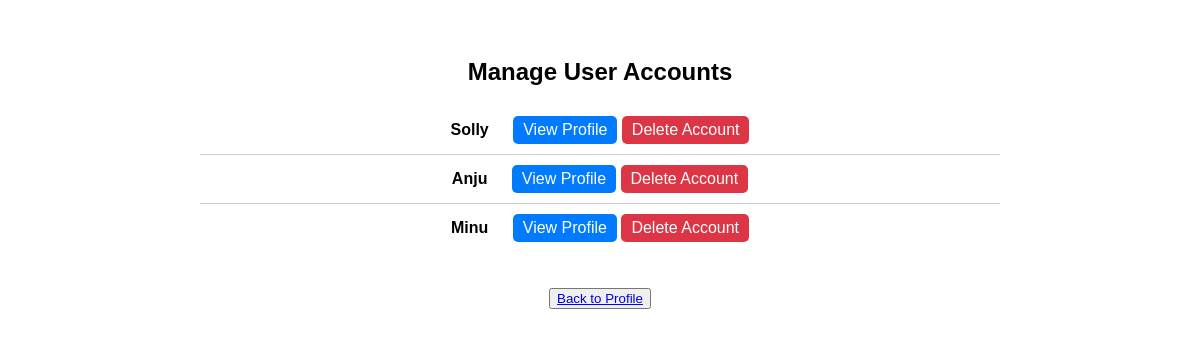
Screenshot of /manage_accounts/ (signed in) with the database file from the repository.
### myapp/models.py (models this page shows)
class CustomUser(AbstractUser):
    USER_TYPE_CHOICES = (
        ('job_seeker', 'Job Seeker'),
        ('employer', 'Employer/Recruiter'),
        ('admin', 'Admin'),
    )
    profile_completed = models.BooleanField(default=False)
    user_type = models.CharField(max_length=20, choices=USER_TYPE_CHOICES)
    phone_number = models.CharField(max_length=15, blank=True, null=True)
    gender = models.CharField(max_length=10, choices=(('male', 'Male'), ('female', 'Female'),('other', 'other')), blank=True, null=True)
    address = models.CharField(max_length=255, blank=True, null=True)

### jobs/views.py (the view)
# urls.py: path('manage_accounts/', views.manage_accounts, name='manage_accounts'),
@login_required
def manage_accounts(request):
    registered_employers = CustomUser.objects.all().filter(user_type='employer')
    return render(request, 'manage_accounts.html', {'registered_employers': registered_employers})

### templates/manage_accounts.html (shortened to what this page needs)
<!DOCTYPE html>
<html>
<head>
</head>
<body>
    <center>
    <div class="container">
        <h2>Manage User Accounts</h2>
        <ul class="employer-list">
            {% for employer in registered_employers %}
            <li class="employer-item">
                <span class="employer-name">{{ employer.username }}</span>
                <span class="employer-actions">
                    <a href="{% url 'view_employer_profile' employer.id %}" class="button">View Profile</a>
                    <a href="{% url 'delete_employer_account' employer.id %}" class="button delete-btn">Delete Account</a>
                </span>
            </li>
            {% endfor %}
        </ul>
    </div>
    <button><a href="{% url 'admin_profile' %}">Back to Profile</a></button>
</center>
</body>
</html>

### templates/manage_accounts.html (style rules this page uses)
body { font-family: Arial, sans-serif; }
.container { max-width: 800px; margin: 0 auto; padding: 20px; }
h2 { margin-top: 30px; }
.employer-list { list-style-type: none; padding: 0; margin-top: 20px; }
.employer-item { border-bottom: 1px solid #ccc; padding: 10px 0; }
.employer-item:last-child { border-bottom: none; }
.employer-name { font-weight: bold; }
.employer-actions { margin-left: 20px; }
.button { display: inline-block; padding: 5px 10px; background-color: #007bff; color: #fff; text-decoration: none; border-radius: 5px; transition: background-color 0.3s ease; }
.delete-btn { background-color: #dc3545; }

### rows the page displays
CustomUser: username "Solly"
CustomUser: username "Anju"
CustomUser: username "Minu"
